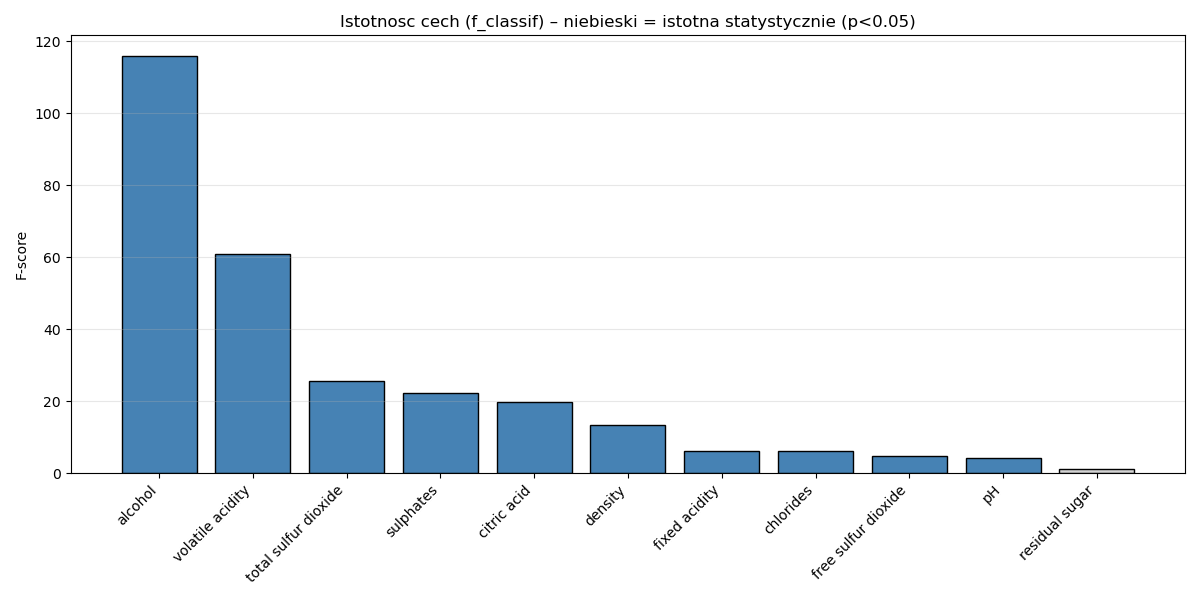

Source code (Python):
import numpy as np
import matplotlib.pyplot as plt
from sklearn.feature_selection import SelectKBest, f_classif, VarianceThreshold

with open('Projekt/winequality-red.csv') as f:
    header = f.readline().strip().split(',')

data = np.loadtxt('Projekt/winequality-red.csv', delimiter=',', skiprows=1)
feature_names = header[:-1]
X = data[:, :-1]
y = data[:, -1].astype(int)

vt = VarianceThreshold()
X_vt = vt.fit_transform(X)

skb = SelectKBest(f_classif, k='all')
skb.fit(X_vt, y)
f_scores = skb.scores_
p_values = skb.pvalues_

sorted_idx = np.argsort(f_scores)[::-1]

print("=== ANALIZA ISTOTNOSCI CECH (SelectKBest / f_classif) ===")
print(f"\n{'Rank':<5} {'Cecha':<30} {'F-score':>10} {'p-value':>12}")
print("-" * 60)
for rank, i in enumerate(sorted_idx):
    sig = "*" if p_values[i] < 0.05 else ""
    print(f"{rank+1:<5} {feature_names[i]:<30} {f_scores[i]:>10.2f} {p_values[i]:>12.6f} {sig}")

fig, ax = plt.subplots(figsize=(12, 6))
sorted_features = [feature_names[i] for i in sorted_idx]
sorted_scores = f_scores[sorted_idx]
sorted_pvals = p_values[sorted_idx]

bar_colors = ['steelblue' if p < 0.05 else 'lightgray' for p in sorted_pvals]
ax.bar(range(len(sorted_features)), sorted_scores, color=bar_colors, edgecolor='k')
ax.set_xticks(range(len(sorted_features)))
ax.set_xticklabels(sorted_features, rotation=45, ha='right')
ax.set_ylabel('F-score')
ax.set_title('Istotnosc cech (f_classif) – niebieski = istotna statystycznie (p<0.05)')
ax.grid(True, alpha=0.3, axis='y')
plt.tight_layout()
plt.savefig('Projekt/4_istotnosc_fclassif.png', dpi=100)
print("[OK] Saved: 4_istotnosc_fclassif.png")
